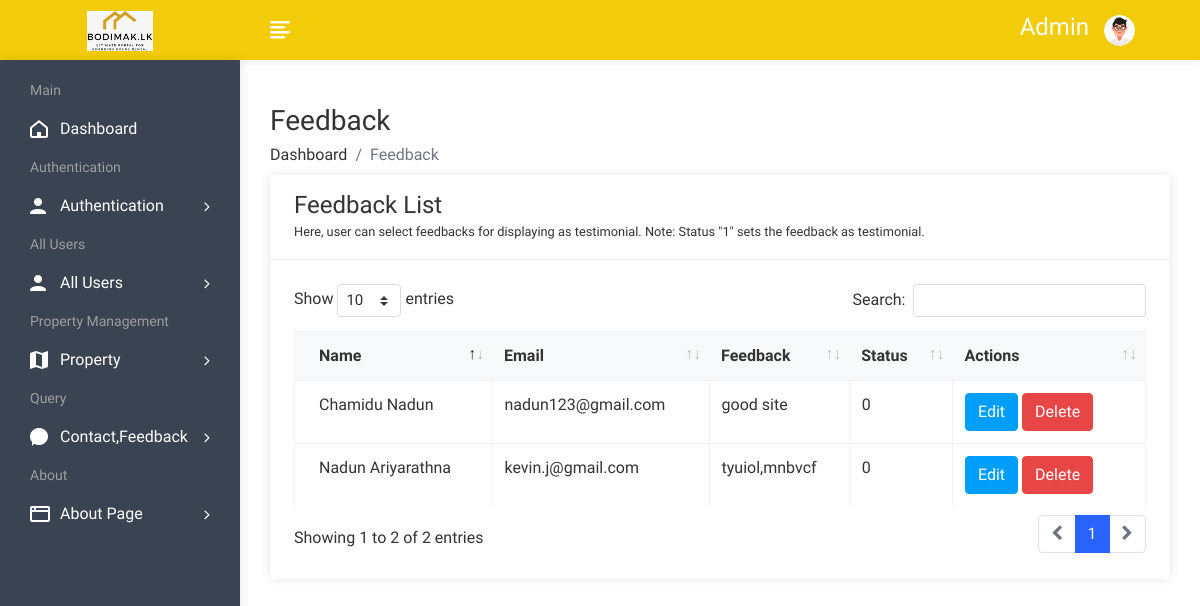
/admin/feedbackview.php (signed in), run on the app's committed database.
### tables this page shows
CREATE TABLE `feedback` (
  `fid` int(50) NOT NULL,
  `uid` int(50) NOT NULL,
  `fdescription` varchar(300) NOT NULL,
  `status` int(1) NOT NULL,
  `date` datetime NOT NULL DEFAULT current_timestamp()
);

CREATE TABLE `user` (
  `uid` int(50) NOT NULL,
  `uname` varchar(100) NOT NULL,
  `uemail` varchar(100) NOT NULL,
  `uphone` varchar(20) NOT NULL,
  `upass` varchar(50) NOT NULL,
  `uimage` varchar(300) NOT NULL
);

### admin/feedbackview.php (the view, shortened to what this page needs)
<!DOCTYPE html>
<html lang="en">
<head>
        <link rel="stylesheet" href="assets/css/bootstrap.min.css">
        <link rel="stylesheet" href="assets/css/font-awesome.min.css">
        <link rel="stylesheet" href="assets/css/feathericon.min.css">
		<link rel="stylesheet" href="assets/plugins/datatables/dataTables.bootstrap4.min.css">
		<link rel="stylesheet" href="assets/plugins/datatables/responsive.bootstrap4.min.css">
		<link rel="stylesheet" href="assets/plugins/datatables/select.bootstrap4.min.css">
		<link rel="stylesheet" href="assets/plugins/datatables/buttons.bootstrap4.min.css">
        <link rel="stylesheet" href="assets/css/style.css">
    <body>
				<?php include("header.php"); ?>
            <div class="page-wrapper">
                <div class="content container-fluid">
					<div class="page-header">
						<div class="row">
							<div class="col">
								<h3 class="page-title">Feedback</h3>
								<ul class="breadcrumb">
									<li class="breadcrumb-item"><a href="dashboard.php">Dashboard</a></li>
									<li class="breadcrumb-item active">Feedback</li>
								</ul>
							</div>
						</div>
					</div>
					<div class="row">
						<div class="col-sm-12">
							<div class="card">
								<div class="card-header">
									<h4 class="card-title">Feedback List</h4>
									<small>Here, user can select feedbacks for displaying as testimonial. Note: Status "1" sets the feedback as testimonial.</small>
								</div>
								<div class="card-body">
									<table id="basic-datatable" class="table table-bordered table-hover">
                                            <thead>
                                                <tr>
                                                    <th>Name</th>
                                                    <th>Email</th>
                                                    <th>Feedback</th>
													<th>Status</th>
                                                    <th>Actions</th>
                                                </tr>
                                            </thead>
                                            <tbody>
											<?php
												$query=mysqli_query($con,"SELECT feedback.*, user.* FROM feedback,user WHERE feedback.uid=user.uid");
												while($row=mysqli_fetch_array($query))
													{
											?>
                                                <tr>
                                                    <td><?php echo $row['uname']; ?></td>
                                                    <td><?php echo $row['uemail']; ?></td>
                                                    <td><?php echo $row['2']; ?></td>
                                                    <td><?php echo $row['3']; ?></td>
													<td><a href="feedbackedit.php?id=<?php echo $row['0']; ?>"><button class="btn btn-info">Edit</button></a>
                                                    <a href="feedbackdelete.php?id=<?php echo $row['0']; ?>"><button class="btn btn-danger">Delete</button></a></td>
                                                </tr>
                                                <?php
												}
												?>
                                            </tbody>
                                        </table>
								</div>
							</div>
						</div>
					</div>
				</div>
			</div>
    </body>
</html>

### data on the page
feedback: uid.uname "Nadun Ariyarathna", uid.uemail "kevin.j@gmail.com", fdescription "tyuiol,mnbvcf", status "0"
feedback: uid.uname "Chamidu Nadun", uid.uemail "nadun123@gmail.com", fdescription "good site", status "0"

### other printed values
$_SESSION['auser'] "Admin"
